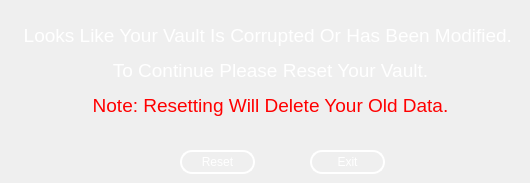
   <widget class="QWidget" name="corrupt_vault">
    <widget class="QLabel" name="label_9">
     <property name="geometry">
      <rect>
       <x>20</x>
       <y>10</y>
       <width>501</width>
       <height>121</height>
      </rect>
     </property>
     <property name="styleSheet">
      <string notr="true">color: rgb(255, 255, 255)</string>
     </property>
     <property name="text">
      <string>&lt;html&gt;&lt;head/&gt;&lt;body&gt;&lt;p align=&quot;center&quot;&gt;&lt;span style=&quot; font-size:14pt;&quot;&gt;Looks Like Your Vault Is Corrupted Or Has Been Modified. &lt;/span&gt;&lt;/p&gt;&lt;p align=&quot;center&quot;&gt;&lt;span style=&quot; font-size:14pt;&quot;&gt;To Continue Please Reset Your Vault.&lt;/span&gt;&lt;/p&gt;&lt;p align=&quot;center&quot;&gt;&lt;span style=&quot; font-size:14pt; color:#ff0000;&quot;&gt;Note: Resetting Will Delete Your Old Data.&lt;/span&gt;&lt;/p&gt;&lt;/body&gt;&lt;/html&gt;</string>
     </property>
     <property name="textFormat">
      <enum>Qt::RichText</enum>
     </property>
    </widget>
    <widget class="QPushButton" name="reset">
     <property name="geometry">
      <rect>
       <x>180</x>
       <y>150</y>
       <width>75</width>
       <height>24</height>
      </rect>
     </property>
     <property name="cursor">
      <cursorShape>PointingHandCursor</cursorShape>
     </property>
     <property name="styleSheet">
      <string notr="true">QPushButton{
  border: 1.5px solid white;
  border-radius: 12px;
  padding: 5px;
  color: rgb(255, 255, 255)
}
QPushButton:hover{
  background-color: rgb(199, 199, 199);  
}</string>
     </property>
     <property name="text">
      <string>Reset</string>
     </property>
    </widget>
    <widget class="QPushButton" name="exit">
     <property name="geometry">
      <rect>
       <x>310</x>
       <y>150</y>
       <width>75</width>
       <height>24</height>
      </rect>
     </property>
     <property name="cursor">
      <cursorShape>PointingHandCursor</cursorShape>
     </property>
     <property name="styleSheet">
      <string notr="true">QPushButton{
  border: 1.5px solid white;
  border-radius: 12px;
  padding: 5px;
  color: rgb(255, 255, 255)
}
QPushButton:hover{
  background-color: rgb(199, 199, 199);  
}</string>
     </property>
     <property name="text">
      <string>Exit</string>
     </property>
    </widget>
   </widget>
